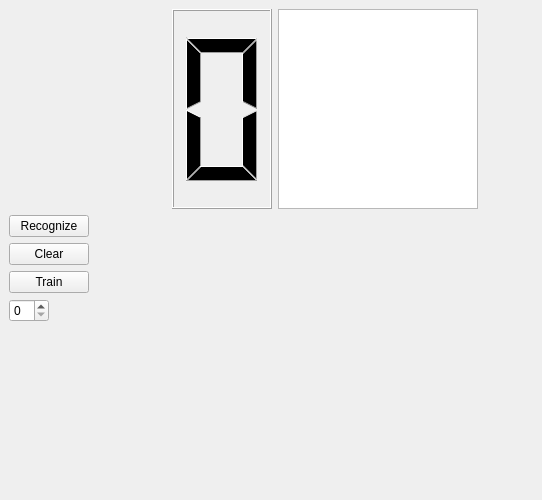
<?xml version="1.0" encoding="UTF-8"?>
<ui version="4.0">
 <class>MainWindow</class>
 <widget class="QMainWindow" name="MainWindow">
  <property name="geometry">
   <rect>
    <x>0</x>
    <y>0</y>
    <width>542</width>
    <height>500</height>
   </rect>
  </property>
  <property name="sizePolicy">
   <sizepolicy hsizetype="Fixed" vsizetype="Fixed">
    <horstretch>0</horstretch>
    <verstretch>0</verstretch>
   </sizepolicy>
  </property>
  <property name="maximumSize">
   <size>
    <width>700</width>
    <height>600</height>
   </size>
  </property>
  <property name="windowTitle">
   <string>HammingDistance</string>
  </property>
  <widget class="QWidget" name="centralwidget">
   <layout class="QGridLayout" name="gridLayout">
    <item row="0" column="0" colspan="2">
     <layout class="QHBoxLayout" name="horizontalLayout">
      <item alignment="Qt::AlignLeft|Qt::AlignTop">
       <widget class="OpenGLView" name="openGLView" native="true">
        <property name="sizePolicy">
         <sizepolicy hsizetype="Fixed" vsizetype="Fixed">
          <horstretch>0</horstretch>
          <verstretch>0</verstretch>
         </sizepolicy>
        </property>
        <property name="minimumSize">
         <size>
          <width>157</width>
          <height>200</height>
         </size>
        </property>
        <property name="maximumSize">
         <size>
          <width>157</width>
          <height>250</height>
         </size>
        </property>
        <property name="layoutDirection">
         <enum>Qt::LeftToRight</enum>
        </property>
       </widget>
      </item>
      <item alignment="Qt::AlignLeft">
       <widget class="QLCDNumber" name="lcdNumber">
        <property name="sizePolicy">
         <sizepolicy hsizetype="Fixed" vsizetype="Fixed">
          <horstretch>0</horstretch>
          <verstretch>0</verstretch>
         </sizepolicy>
        </property>
        <property name="minimumSize">
         <size>
          <width>100</width>
          <height>200</height>
         </size>
        </property>
        <property name="maximumSize">
         <size>
          <width>100</width>
          <height>16777215</height>
         </size>
        </property>
        <property name="digitCount">
         <number>1</number>
        </property>
       </widget>
      </item>
      <item alignment="Qt::AlignLeft">
       <widget class="QListWidget" name="listWidget">
        <property name="sizePolicy">
         <sizepolicy hsizetype="Fixed" vsizetype="Fixed">
          <horstretch>0</horstretch>
          <verstretch>0</verstretch>
         </sizepolicy>
        </property>
        <property name="maximumSize">
         <size>
          <width>200</width>
          <height>250</height>
         </size>
        </property>
       </widget>
      </item>
      <item>
       <spacer name="horizontalSpacer">
        <property name="orientation">
         <enum>Qt::Horizontal</enum>
        </property>
        <property name="sizeHint" stdset="0">
         <size>
          <width>40</width>
          <height>20</height>
         </size>
        </property>
       </spacer>
      </item>
     </layout>
    </item>
    <item row="1" column="0">
     <widget class="QPushButton" name="btnDetect">
      <property name="sizePolicy">
       <sizepolicy hsizetype="Fixed" vsizetype="Fixed">
        <horstretch>0</horstretch>
        <verstretch>0</verstretch>
       </sizepolicy>
      </property>
      <property name="maximumSize">
       <size>
        <width>80</width>
        <height>16777215</height>
       </size>
      </property>
      <property name="text">
       <string>Recognize</string>
      </property>
     </widget>
    </item>
    <item row="2" column="0">
     <widget class="QPushButton" name="btnClear">
      <property name="sizePolicy">
       <sizepolicy hsizetype="Fixed" vsizetype="Fixed">
        <horstretch>0</horstretch>
        <verstretch>0</verstretch>
       </sizepolicy>
      </property>
      <property name="text">
       <string>Clear</string>
      </property>
     </widget>
    </item>
    <item row="2" column="1" rowspan="2">
     <spacer name="verticalSpacer">
      <property name="orientation">
       <enum>Qt::Vertical</enum>
      </property>
      <property name="sizeHint" stdset="0">
       <size>
        <width>20</width>
        <height>57</height>
       </size>
      </property>
     </spacer>
    </item>
    <item row="3" column="0">
     <widget class="QPushButton" name="btnTrain">
      <property name="sizePolicy">
       <sizepolicy hsizetype="Fixed" vsizetype="Fixed">
        <horstretch>0</horstretch>
        <verstretch>0</verstretch>
       </sizepolicy>
      </property>
      <property name="text">
       <string>Train</string>
      </property>
     </widget>
    </item>
    <item row="4" column="0">
     <widget class="QSpinBox" name="spinBox">
      <property name="sizePolicy">
       <sizepolicy hsizetype="Fixed" vsizetype="Fixed">
        <horstretch>0</horstretch>
        <verstretch>0</verstretch>
       </sizepolicy>
      </property>
      <property name="maximumSize">
       <size>
        <width>40</width>
        <height>30</height>
       </size>
      </property>
      <property name="maximum">
       <number>9</number>
      </property>
     </widget>
    </item>
    <item row="5" column="0">
     <spacer name="verticalSpacer_2">
      <property name="orientation">
       <enum>Qt::Vertical</enum>
      </property>
      <property name="sizeHint" stdset="0">
       <size>
        <width>20</width>
        <height>138</height>
       </size>
      </property>
     </spacer>
    </item>
   </layout>
  </widget>
 </widget>
 <customwidgets>
  <customwidget>
   <class>OpenGLView</class>
   <extends>QWidget</extends>
   <header>openglview.h</header>
  </customwidget>
 </customwidgets>
 <resources/>
 <connections/>
</ui>
